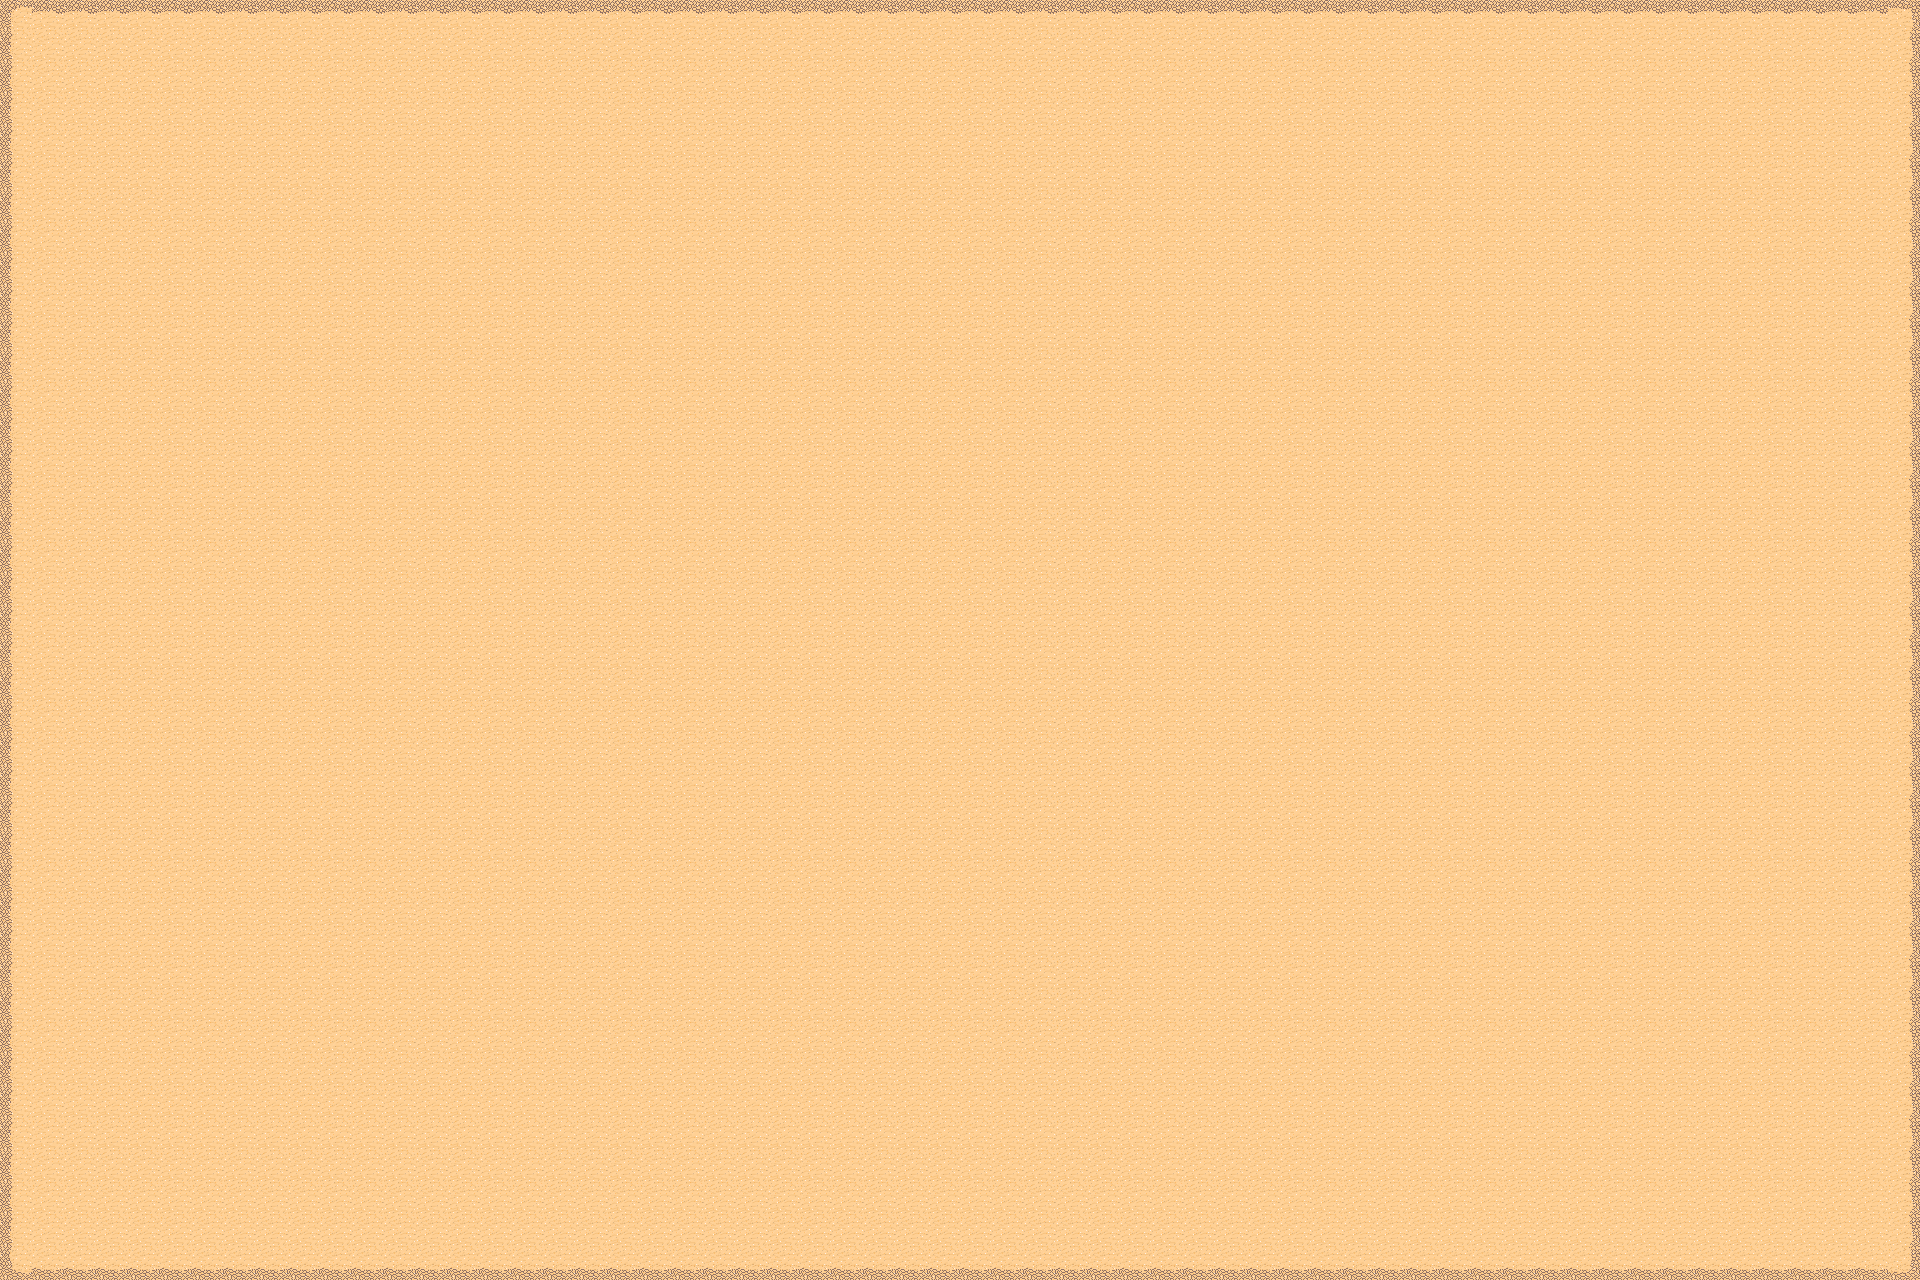

This is a level from a 2D game, rendered from its Tiled map with the project's own tilesets. A one-line summary and the complete map file follow:
An orthogonal 60x40 tile map with 32x32 px tiles, 1 tile layer (ground).

<map version="1.4" tiledversion="1.4.2" orientation="orthogonal" renderorder="right-down" width="60" height="40" tilewidth="32" tileheight="32" infinite="0" nextlayerid="6" nextobjectid="32">
 <tileset firstgid="1" name="tmw_desert" tilewidth="32" tileheight="32" tilecount="48" columns="8">
  <image source="tmw_desert.png" width="256" height="192" />
 </tileset>
 <layer id="1" name="ground" width="60" height="40">
  <data encoding="csv">
4,23,23,23,23,23,23,23,23,23,23,23,23,23,23,23,23,23,23,23,23,23,23,23,23,23,23,23,23,23,23,23,23,23,23,23,23,23,23,23,23,23,23,23,23,23,23,23,23,23,23,23,23,23,23,23,23,23,23,5,
16,30,30,30,30,30,30,30,30,30,30,30,30,30,30,30,30,30,30,30,30,30,30,30,30,30,30,30,30,30,30,30,30,30,30,30,30,30,30,30,30,30,30,30,30,30,30,30,30,30,30,30,30,30,30,30,30,30,30,14,
16,30,30,30,30,30,30,30,30,30,30,30,30,30,30,30,30,30,30,30,30,30,30,30,30,30,30,30,30,30,30,30,30,30,30,30,30,30,30,30,30,30,30,30,30,30,30,30,30,30,30,30,30,30,30,30,30,30,30,14,
16,30,30,30,30,30,30,30,30,30,30,30,30,30,30,30,30,30,30,30,30,30,30,30,30,30,30,30,30,30,30,30,30,30,30,30,30,30,30,30,30,30,30,30,30,30,30,30,30,30,30,30,30,30,30,30,30,30,30,14,
16,30,30,30,30,30,30,30,30,30,30,30,30,30,30,30,30,30,30,30,30,30,30,30,30,30,30,30,30,30,30,30,30,30,30,30,30,30,30,30,30,30,30,30,30,30,30,30,30,30,30,30,30,30,30,30,30,30,30,14,
16,30,30,30,30,30,30,30,30,30,30,30,30,30,30,30,30,30,30,30,30,30,30,30,30,30,30,30,30,30,30,30,30,30,30,30,30,30,30,30,30,30,30,30,30,30,30,30,30,30,30,30,30,30,30,30,30,30,30,14,
16,30,30,30,30,30,30,30,30,30,30,30,30,30,30,30,30,30,30,30,30,30,30,30,30,30,30,30,30,30,30,30,30,30,30,30,30,30,30,30,30,30,30,30,30,30,30,30,30,30,30,30,30,30,30,30,30,30,30,14,
16,30,30,30,30,30,30,30,30,30,30,30,30,30,30,30,30,30,30,30,30,30,30,30,30,30,30,30,30,30,30,30,30,30,30,30,30,30,30,30,30,30,30,30,30,30,30,30,30,30,30,30,30,30,30,30,30,30,30,14,
16,30,30,30,30,30,30,30,30,30,30,30,30,30,30,30,30,30,30,30,30,30,30,30,30,30,30,30,30,30,30,30,30,30,30,30,30,30,30,30,30,30,30,30,30,30,30,30,30,30,30,30,30,30,30,30,30,30,30,14,
16,30,30,30,30,30,30,30,30,30,30,30,30,30,30,30,30,30,30,30,30,30,30,30,30,30,30,30,30,30,30,30,30,30,30,30,30,30,30,30,30,30,30,30,30,30,30,30,30,30,30,30,30,30,30,30,30,30,30,14,
16,30,30,30,30,30,30,30,30,30,30,30,30,30,30,30,30,30,30,30,30,30,30,30,30,30,30,30,30,30,30,30,30,30,30,30,30,30,30,30,30,30,30,30,30,30,30,30,30,30,30,30,30,30,30,30,30,30,30,14,
16,30,30,30,30,30,30,30,30,30,30,30,30,30,30,30,30,30,30,30,30,30,30,30,30,30,30,30,30,30,30,30,30,30,30,30,30,30,30,30,30,30,30,30,30,30,30,30,30,30,30,30,30,30,30,30,30,30,30,14,
16,30,30,30,30,30,30,30,30,30,30,30,30,30,30,30,30,30,30,30,30,30,30,30,30,30,30,30,30,30,30,30,30,30,30,30,30,30,30,30,30,30,30,30,30,30,30,30,30,30,30,30,30,30,30,30,30,30,30,14,
16,30,30,30,30,30,30,30,30,30,30,30,30,30,30,30,30,30,30,30,30,30,30,30,30,30,30,30,30,30,30,30,30,30,30,30,30,30,30,30,30,30,30,30,30,30,30,30,30,30,30,30,30,30,30,30,30,30,30,14,
16,30,30,30,30,30,30,30,30,30,30,30,30,30,30,30,30,30,30,30,30,30,30,30,30,30,30,30,30,30,30,30,30,30,30,30,30,30,30,30,30,30,30,30,30,30,30,30,30,30,30,30,30,30,30,30,30,30,30,14,
16,30,30,30,30,30,30,30,30,30,30,30,30,30,30,30,30,30,30,30,30,30,30,30,30,30,30,30,30,30,30,30,30,30,30,30,30,30,30,30,30,30,30,30,30,30,30,30,30,30,30,30,30,30,30,30,30,30,30,14,
16,30,30,30,30,30,30,30,30,30,30,30,30,30,30,30,30,30,30,30,30,30,30,30,30,30,30,30,30,30,30,30,30,30,30,30,30,30,30,30,30,30,30,30,30,30,30,30,30,30,30,30,30,30,30,30,30,30,30,14,
16,30,30,30,30,30,30,30,30,30,30,30,30,30,30,30,30,30,30,30,30,30,30,30,30,30,30,30,30,30,30,30,30,30,30,30,30,30,30,30,30,30,30,30,30,30,30,30,30,30,30,30,30,30,30,30,30,30,30,14,
16,30,30,30,30,30,30,30,30,30,30,30,30,30,30,30,30,30,30,30,30,30,30,30,30,30,30,30,30,30,30,30,30,30,30,30,30,30,30,30,30,30,30,30,30,30,30,30,30,30,30,30,30,30,30,30,30,30,30,14,
16,30,30,30,30,30,30,30,30,30,30,30,30,30,30,30,30,30,30,30,30,30,30,30,30,30,30,30,30,30,30,30,30,30,30,30,30,30,30,30,30,30,30,30,30,30,30,30,30,30,30,30,30,30,30,30,30,30,30,14,
16,30,30,30,30,30,30,30,30,30,30,30,30,30,30,30,30,30,30,30,30,30,30,30,30,30,30,30,30,30,30,30,30,30,30,30,30,30,30,30,30,30,30,30,30,30,30,30,30,30,30,30,30,30,30,30,30,30,30,14,
16,30,30,30,30,30,30,30,30,30,30,30,30,30,30,30,30,30,30,30,30,30,30,30,30,30,30,30,30,30,30,30,30,30,30,30,30,30,30,30,30,30,30,30,30,30,30,30,30,30,30,30,30,30,30,30,30,30,30,14,
16,30,30,30,30,30,30,30,30,30,30,30,30,30,30,30,30,30,30,30,30,30,30,30,30,30,30,30,30,30,30,30,30,30,30,30,30,30,30,30,30,30,30,30,30,30,30,30,30,30,30,30,30,30,30,30,30,30,30,14,
16,30,30,30,30,30,30,30,30,30,30,30,30,30,30,30,30,30,30,30,30,30,30,30,30,30,30,30,30,30,30,30,30,30,30,30,30,30,30,30,30,30,30,30,30,30,30,30,30,30,30,30,30,30,30,30,30,30,30,14,
16,30,30,30,30,30,30,30,30,30,30,30,30,30,30,30,30,30,30,30,30,30,30,30,30,30,30,30,30,30,30,30,30,30,30,30,30,30,30,30,30,30,30,30,30,30,30,30,30,30,30,30,30,30,30,30,30,30,30,14,
16,30,30,30,30,30,30,30,30,30,30,30,30,30,30,30,30,30,30,30,30,30,30,30,30,30,30,30,30,30,30,30,30,30,30,30,30,30,30,30,30,30,30,30,30,30,30,30,30,30,30,30,30,30,30,30,30,30,30,14,
16,30,30,30,30,30,30,30,30,30,30,30,30,30,30,30,30,30,30,30,30,30,30,30,30,30,30,30,30,30,30,30,30,30,30,30,30,30,30,30,30,30,30,30,30,30,30,30,30,30,30,30,30,30,30,30,30,30,30,14,
16,30,30,30,30,30,30,30,30,30,30,30,30,30,30,30,30,30,30,30,30,30,30,30,30,30,30,30,30,30,30,30,30,30,30,30,30,30,30,30,30,30,30,30,30,30,30,30,30,30,30,30,30,30,30,30,30,30,30,14,
16,30,30,30,30,30,30,30,30,30,30,30,30,30,30,30,30,30,30,30,30,30,30,30,30,30,30,30,30,30,30,30,30,30,30,30,30,30,30,30,30,30,30,30,30,30,30,30,30,30,30,30,30,30,30,30,30,30,30,14,
16,30,30,30,30,30,30,30,30,30,30,30,30,30,30,30,30,30,30,30,30,30,30,30,30,30,30,30,30,30,30,30,30,30,30,30,30,30,30,30,30,30,30,30,30,30,30,30,30,30,30,30,30,30,30,30,30,30,30,14,
16,30,30,30,30,30,30,30,30,30,30,30,30,30,30,30,30,30,30,30,30,30,30,30,30,30,30,30,30,30,30,30,30,30,30,30,30,30,30,30,30,30,30,30,30,30,30,30,30,30,30,30,30,30,30,30,30,30,30,14,
16,30,30,30,30,30,30,30,30,30,30,30,30,30,30,30,30,30,30,30,30,30,30,30,30,30,30,30,30,30,30,30,30,30,30,30,30,30,30,30,30,30,30,30,30,30,30,30,30,30,30,30,30,30,30,30,30,30,30,14,
16,30,30,30,30,30,30,30,30,30,30,30,30,30,30,30,30,30,30,30,30,30,30,30,30,30,30,30,30,30,30,30,30,30,30,30,30,30,30,30,30,30,30,30,30,30,30,30,30,30,30,30,30,30,30,30,30,30,30,14,
16,30,30,30,30,30,30,30,30,30,30,30,30,30,30,30,30,30,30,30,30,30,30,30,30,30,30,30,30,30,30,30,30,30,30,30,30,30,30,30,30,30,30,30,30,30,30,30,30,30,30,30,30,30,30,30,30,30,30,14,
16,30,30,30,30,30,30,30,30,30,30,30,30,30,30,30,30,30,30,30,30,30,30,30,30,30,30,30,30,30,30,30,30,30,30,30,30,30,30,30,30,30,30,30,30,30,30,30,30,30,30,30,30,30,30,30,30,30,30,14,
16,30,30,30,30,30,30,30,30,30,30,30,30,30,30,30,30,30,30,30,30,30,30,30,30,30,30,30,30,30,30,30,30,30,30,30,30,30,30,30,30,30,30,30,30,30,30,30,30,30,30,30,30,30,30,30,30,30,30,14,
16,30,30,30,30,30,30,30,30,30,30,30,30,30,30,30,30,30,30,30,30,30,30,30,30,30,30,30,30,30,30,30,30,30,30,30,30,30,30,30,30,30,30,30,30,30,30,30,30,30,30,30,30,30,30,30,30,30,30,14,
16,30,30,30,30,30,30,30,30,30,30,30,30,30,30,30,30,30,30,30,30,30,30,30,30,30,30,30,30,30,30,30,30,30,30,30,30,30,30,30,30,30,30,30,30,30,30,30,30,30,30,30,30,30,30,30,30,30,30,14,
16,30,30,30,30,30,30,30,30,30,30,30,30,30,30,30,30,30,30,30,30,30,30,30,30,30,30,30,30,30,30,30,30,30,30,30,30,30,30,30,30,30,30,30,30,30,30,30,30,30,30,30,30,30,30,30,30,30,30,14,
12,7,7,7,7,7,7,7,7,7,7,7,7,7,7,7,7,7,7,7,7,7,7,7,7,7,7,7,7,7,7,7,7,7,7,7,7,7,7,7,7,7,7,7,7,7,7,7,7,7,7,7,7,7,7,7,7,7,7,13
</data>
 </layer>
</map>
